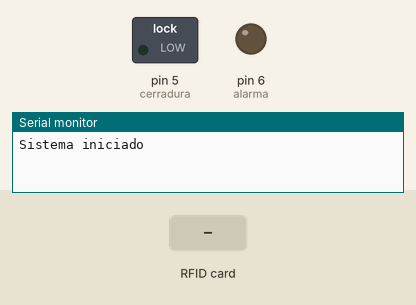
The sketch below on a simulated Arduino Uno, built with avr-gcc and run on an emulated ATmega328P. On the bench: switched loads named in the sketch (green lamp = pin HIGH), output pins drawn as LEDs (lit = HIGH), the last lines printed to the serial monitor. Dashed ring = blinking. The test bench sets the inputs (shaded band). Pins used as bus, display or sensor lines are not drawn.

Above: at 1.2 s.
1.3 s: RFID card 5E 7A 19 C4 held to the reader
At 1.55 s:
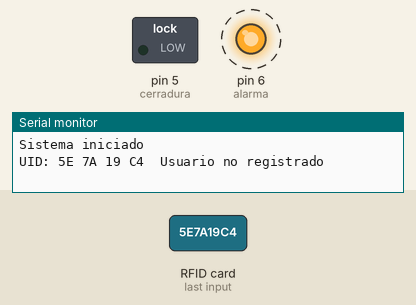
4.3 s: RFID card 0C 97 B0 CC held to the reader
At 5.4 s:
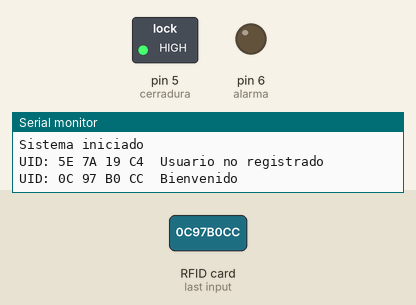
7.3 s: RFID card E3 22 5E A2 held to the reader
At 10.6 s:
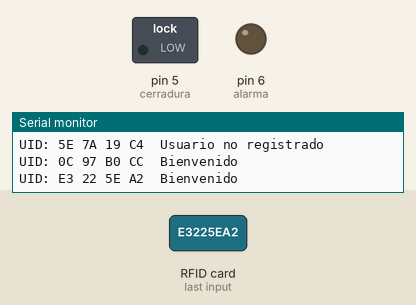
Timing chart, 0 to 12.1 s (numbered marks = the images above; inputs shaded):
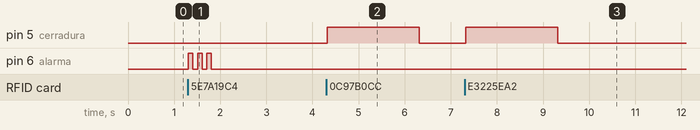

The sketch:

sketch_jun25a.ino
```cpp
#include <avr/io.h>
#include <SPI.h>
#include <MFRC522.h>
#include <string.h>

#define RST  9
#define SS  10
int cerradura = 5;//Se establecen los pines de salida
int alarma = 6;
MFRC522 mfrc522(SS,RST);
byte LecturaUID[4];
byte Usuario1[4]= {0x0C, 0x97, 0xB0, 0xCC} ;  //Se definen las tarjetas que el sistema admite //Tarjeta
byte Usuario2[4]= {0xE3, 0x22, 0x5E, 0xA2} ; //Llavero
void setup() {
  pinMode(cerradura,OUTPUT);
  digitalWrite(cerradura,LOW);
  pinMode(alarma,OUTPUT);
  digitalWrite(alarma,LOW);
  Serial.begin(9600);
  SPI.begin();
  mfrc522.PCD_Init();
  Serial.println("Sistema iniciado");
}

void loop() {
  if ( !mfrc522.PICC_IsNewCardPresent())	//Valida que haya una tarjeta en el lector
    return;

  if ( !mfrc522.PICC_ReadCardSerial()) 		//Valida que se pueda leer la tarjeta
    return;

  Serial.print("UID:");
  for (byte i = 0; i < mfrc522.uid.size; i++) {	//EL codigo unico de la tarjeta es almacenado en una variable para luego compararla,y ademas se presenta en pantalla del arduino ID dicho codigo
    if (mfrc522.uid.uidByte[i] < 0x10){
      Serial.print(" 0");
    }
    else{
      Serial.print(" ");
    }
    Serial.print(mfrc522.uid.uidByte[i], HEX);
    LecturaUID[i]=mfrc522.uid.uidByte[i];
    }
  Serial.print("\t");
  if(comparaUID(LecturaUID, Usuario1)){	//Si la tarjeta coincide con las almacenadas en memoria,permite el acceso y se activa la cerradura
    Serial.println("Bienvenido");
    digitalWrite(cerradura,HIGH);
    delay(2000);
    digitalWrite(cerradura,LOW);
  }
  else if(comparaUID(LecturaUID, Usuario2)){
    Serial.println("Bienvenido");
    digitalWrite(cerradura,HIGH);
    delay(2000);
    digitalWrite(cerradura,LOW);
  }
  else{
    Serial.println("Usuario no registrado"); //Si la tarjeta no esta registrada el buzzer lo indica mediante un pitido intermitente
    digitalWrite(alarma,HIGH);
    delay(100);
    digitalWrite(alarma,LOW);
    delay(100);
    digitalWrite(alarma,HIGH);
    delay(100);
    digitalWrite(alarma,LOW);
    delay(100);
    digitalWrite(alarma,HIGH);
    delay(100);
    digitalWrite(alarma,LOW);
  }
  mfrc522.PICC_HaltA();
}
boolean comparaUID(byte lectura[],byte usuario[])
{
  for (byte i=0; i < mfrc522.uid.size; i++){
  if(lectura[i] != usuario[i])
    return(false);
  }
  return(true);
}
```

Measured:
- after the input at 1.3 s, pin 6 (alarma): alternates HIGH for 0.10 s and LOW for 0.10 s, 6 changes in all, then stays LOW, starting at once
- after the input at 4.3 s, pin 5 (cerradura): LOW → HIGH at once, → LOW 2.0 s later
- after the input at 7.3 s, pin 5 (cerradura): LOW → HIGH at once, → LOW 2.0 s later
